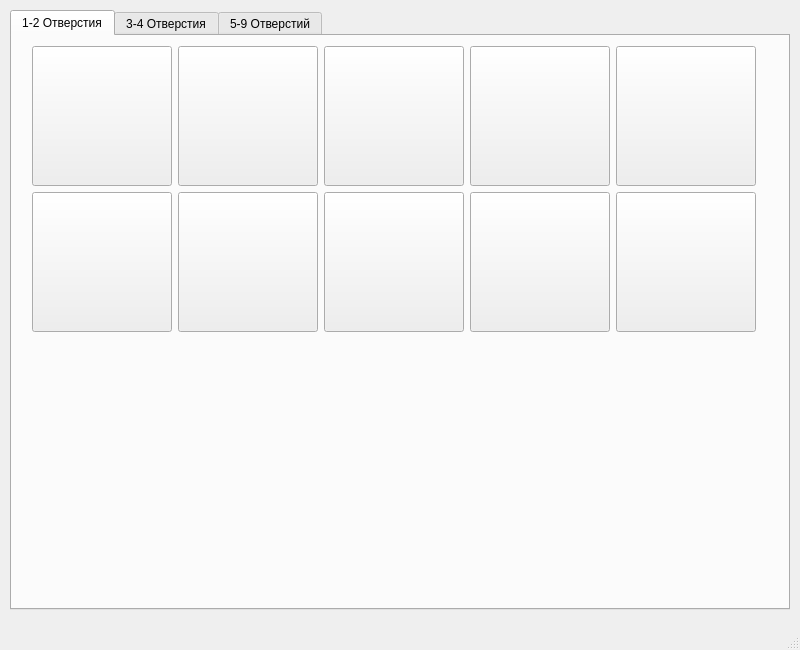
<?xml version="1.0" encoding="UTF-8"?>
<ui version="4.0">
 <class>MainWindow</class>
 <widget class="QMainWindow" name="MainWindow">
  <property name="geometry">
   <rect>
    <x>0</x>
    <y>0</y>
    <width>800</width>
    <height>650</height>
   </rect>
  </property>
  <property name="sizePolicy">
   <sizepolicy hsizetype="Fixed" vsizetype="Fixed">
    <horstretch>0</horstretch>
    <verstretch>0</verstretch>
   </sizepolicy>
  </property>
  <property name="minimumSize">
   <size>
    <width>800</width>
    <height>650</height>
   </size>
  </property>
  <property name="maximumSize">
   <size>
    <width>800</width>
    <height>650</height>
   </size>
  </property>
  <property name="windowTitle">
   <string>Подпятник v0.6</string>
  </property>
  <property name="windowIcon">
   <iconset>
    <normaloff>../pics/main/F-3.jpg</normaloff>../pics/main/F-3.jpg</iconset>
  </property>
  <widget class="QWidget" name="centralwidget">
   <property name="enabled">
    <bool>true</bool>
   </property>
   <widget class="QTabWidget" name="tabWidget">
    <property name="geometry">
     <rect>
      <x>10</x>
      <y>10</y>
      <width>780</width>
      <height>600</height>
     </rect>
    </property>
    <property name="sizePolicy">
     <sizepolicy hsizetype="Fixed" vsizetype="Fixed">
      <horstretch>0</horstretch>
      <verstretch>0</verstretch>
     </sizepolicy>
    </property>
    <property name="tabPosition">
     <enum>QTabWidget::North</enum>
    </property>
    <property name="tabShape">
     <enum>QTabWidget::Rounded</enum>
    </property>
    <property name="currentIndex">
     <number>0</number>
    </property>
    <property name="documentMode">
     <bool>false</bool>
    </property>
    <property name="tabsClosable">
     <bool>false</bool>
    </property>
    <property name="tabBarAutoHide">
     <bool>false</bool>
    </property>
    <widget class="QWidget" name="tab_1">
     <attribute name="title">
      <string>1-2 Отверстия</string>
     </attribute>
     <widget class="QWidget" name="gridLayoutWidget">
      <property name="geometry">
       <rect>
        <x>20</x>
        <y>10</y>
        <width>726</width>
        <height>288</height>
       </rect>
      </property>
      <layout class="QGridLayout" name="gridLayout">
       <item row="0" column="1">
        <widget class="QPushButton" name="pushButton_1_2">
         <property name="minimumSize">
          <size>
           <width>140</width>
           <height>140</height>
          </size>
         </property>
         <property name="maximumSize">
          <size>
           <width>140</width>
           <height>140</height>
          </size>
         </property>
         <property name="text">
          <string/>
         </property>
         <property name="icon">
          <iconset>
           <normaloff>../pics/thumbs/1-2.jpg</normaloff>../pics/thumbs/1-2.jpg</iconset>
         </property>
         <property name="iconSize">
          <size>
           <width>130</width>
           <height>130</height>
          </size>
         </property>
         <property name="flat">
          <bool>false</bool>
         </property>
        </widget>
       </item>
       <item row="0" column="2">
        <widget class="QPushButton" name="pushButton_R1">
         <property name="minimumSize">
          <size>
           <width>140</width>
           <height>140</height>
          </size>
         </property>
         <property name="maximumSize">
          <size>
           <width>140</width>
           <height>140</height>
          </size>
         </property>
         <property name="text">
          <string/>
         </property>
         <property name="icon">
          <iconset>
           <normaloff>../pics/thumbs/R-1.jpg</normaloff>../pics/thumbs/R-1.jpg</iconset>
         </property>
         <property name="iconSize">
          <size>
           <width>130</width>
           <height>130</height>
          </size>
         </property>
         <property name="flat">
          <bool>false</bool>
         </property>
        </widget>
       </item>
       <item row="0" column="3">
        <widget class="QPushButton" name="pushButton_2_1">
         <property name="minimumSize">
          <size>
           <width>140</width>
           <height>140</height>
          </size>
         </property>
         <property name="maximumSize">
          <size>
           <width>140</width>
           <height>140</height>
          </size>
         </property>
         <property name="icon">
          <iconset>
           <normaloff>../pics/thumbs/2-1.jpg</normaloff>../pics/thumbs/2-1.jpg</iconset>
         </property>
         <property name="iconSize">
          <size>
           <width>130</width>
           <height>130</height>
          </size>
         </property>
         <property name="flat">
          <bool>false</bool>
         </property>
        </widget>
       </item>
       <item row="0" column="4">
        <widget class="QPushButton" name="pushButton_2_2">
         <property name="minimumSize">
          <size>
           <width>140</width>
           <height>140</height>
          </size>
         </property>
         <property name="maximumSize">
          <size>
           <width>140</width>
           <height>140</height>
          </size>
         </property>
         <property name="icon">
          <iconset>
           <normaloff>../pics/thumbs/2-2.jpg</normaloff>../pics/thumbs/2-2.jpg</iconset>
         </property>
         <property name="iconSize">
          <size>
           <width>130</width>
           <height>130</height>
          </size>
         </property>
         <property name="flat">
          <bool>false</bool>
         </property>
        </widget>
       </item>
       <item row="0" column="0">
        <widget class="QPushButton" name="pushButton_1_1">
         <property name="sizePolicy">
          <sizepolicy hsizetype="Fixed" vsizetype="Fixed">
           <horstretch>0</horstretch>
           <verstretch>0</verstretch>
          </sizepolicy>
         </property>
         <property name="minimumSize">
          <size>
           <width>140</width>
           <height>140</height>
          </size>
         </property>
         <property name="maximumSize">
          <size>
           <width>140</width>
           <height>140</height>
          </size>
         </property>
         <property name="sizeIncrement">
          <size>
           <width>0</width>
           <height>0</height>
          </size>
         </property>
         <property name="text">
          <string/>
         </property>
         <property name="icon">
          <iconset>
           <normaloff>../pics/thumbs/1-1.jpg</normaloff>../pics/thumbs/1-1.jpg</iconset>
         </property>
         <property name="iconSize">
          <size>
           <width>130</width>
           <height>130</height>
          </size>
         </property>
         <property name="flat">
          <bool>false</bool>
         </property>
        </widget>
       </item>
       <item row="1" column="0">
        <widget class="QPushButton" name="pushButton_F1">
         <property name="minimumSize">
          <size>
           <width>140</width>
           <height>140</height>
          </size>
         </property>
         <property name="maximumSize">
          <size>
           <width>140</width>
           <height>140</height>
          </size>
         </property>
         <property name="icon">
          <iconset>
           <normaloff>../pics/thumbs/F-1.jpg</normaloff>../pics/thumbs/F-1.jpg</iconset>
         </property>
         <property name="iconSize">
          <size>
           <width>130</width>
           <height>130</height>
          </size>
         </property>
         <property name="flat">
          <bool>false</bool>
         </property>
        </widget>
       </item>
       <item row="1" column="1">
        <widget class="QPushButton" name="pushButton_F2">
         <property name="minimumSize">
          <size>
           <width>140</width>
           <height>140</height>
          </size>
         </property>
         <property name="maximumSize">
          <size>
           <width>140</width>
           <height>140</height>
          </size>
         </property>
         <property name="icon">
          <iconset>
           <normaloff>../pics/thumbs/F-2.jpg</normaloff>../pics/thumbs/F-2.jpg</iconset>
         </property>
         <property name="iconSize">
          <size>
           <width>130</width>
           <height>130</height>
          </size>
         </property>
         <property name="flat">
          <bool>false</bool>
         </property>
        </widget>
       </item>
       <item row="1" column="2">
        <widget class="QPushButton" name="pushButton_F3">
         <property name="minimumSize">
          <size>
           <width>140</width>
           <height>140</height>
          </size>
         </property>
         <property name="maximumSize">
          <size>
           <width>140</width>
           <height>140</height>
          </size>
         </property>
         <property name="icon">
          <iconset>
           <normaloff>../pics/thumbs/F-3.jpg</normaloff>../pics/thumbs/F-3.jpg</iconset>
         </property>
         <property name="iconSize">
          <size>
           <width>130</width>
           <height>130</height>
          </size>
         </property>
         <property name="flat">
          <bool>false</bool>
         </property>
        </widget>
       </item>
       <item row="1" column="3">
        <widget class="QPushButton" name="pushButton_F4">
         <property name="minimumSize">
          <size>
           <width>140</width>
           <height>140</height>
          </size>
         </property>
         <property name="maximumSize">
          <size>
           <width>140</width>
           <height>140</height>
          </size>
         </property>
         <property name="icon">
          <iconset>
           <normaloff>../pics/thumbs/F-4.jpg</normaloff>../pics/thumbs/F-4.jpg</iconset>
         </property>
         <property name="iconSize">
          <size>
           <width>130</width>
           <height>130</height>
          </size>
         </property>
         <property name="flat">
          <bool>false</bool>
         </property>
        </widget>
       </item>
       <item row="1" column="4">
        <widget class="QPushButton" name="pushButton_R4">
         <property name="minimumSize">
          <size>
           <width>140</width>
           <height>140</height>
          </size>
         </property>
         <property name="maximumSize">
          <size>
           <width>140</width>
           <height>140</height>
          </size>
         </property>
         <property name="icon">
          <iconset>
           <normaloff>../pics/thumbs/R-4.jpg</normaloff>../pics/thumbs/R-4.jpg</iconset>
         </property>
         <property name="iconSize">
          <size>
           <width>130</width>
           <height>130</height>
          </size>
         </property>
         <property name="flat">
          <bool>false</bool>
         </property>
        </widget>
       </item>
      </layout>
     </widget>
    </widget>
    <widget class="QWidget" name="tab_2">
     <attribute name="title">
      <string>3-4 Отверстия</string>
     </attribute>
     <widget class="QWidget" name="gridLayoutWidget_2">
      <property name="geometry">
       <rect>
        <x>20</x>
        <y>10</y>
        <width>726</width>
        <height>434</height>
       </rect>
      </property>
      <layout class="QGridLayout" name="gridLayout_2">
       <item row="0" column="1">
        <widget class="QPushButton" name="pushButton_3_2">
         <property name="minimumSize">
          <size>
           <width>140</width>
           <height>140</height>
          </size>
         </property>
         <property name="maximumSize">
          <size>
           <width>140</width>
           <height>140</height>
          </size>
         </property>
         <property name="text">
          <string/>
         </property>
         <property name="icon">
          <iconset>
           <normaloff>../pics/thumbs/3-2.jpg</normaloff>../pics/thumbs/3-2.jpg</iconset>
         </property>
         <property name="iconSize">
          <size>
           <width>130</width>
           <height>130</height>
          </size>
         </property>
         <property name="flat">
          <bool>false</bool>
         </property>
        </widget>
       </item>
       <item row="1" column="3">
        <widget class="QPushButton" name="pushButton_4_2">
         <property name="minimumSize">
          <size>
           <width>140</width>
           <height>140</height>
          </size>
         </property>
         <property name="maximumSize">
          <size>
           <width>140</width>
           <height>140</height>
          </size>
         </property>
         <property name="icon">
          <iconset>
           <normaloff>../pics/thumbs/4-2.jpg</normaloff>../pics/thumbs/4-2.jpg</iconset>
         </property>
         <property name="iconSize">
          <size>
           <width>130</width>
           <height>130</height>
          </size>
         </property>
         <property name="flat">
          <bool>false</bool>
         </property>
        </widget>
       </item>
       <item row="0" column="2">
        <widget class="QPushButton" name="pushButton_3_3">
         <property name="minimumSize">
          <size>
           <width>140</width>
           <height>140</height>
          </size>
         </property>
         <property name="maximumSize">
          <size>
           <width>140</width>
           <height>140</height>
          </size>
         </property>
         <property name="text">
          <string/>
         </property>
         <property name="icon">
          <iconset>
           <normaloff>../pics/thumbs/3-3.jpg</normaloff>../pics/thumbs/3-3.jpg</iconset>
         </property>
         <property name="iconSize">
          <size>
           <width>130</width>
           <height>130</height>
          </size>
         </property>
         <property name="flat">
          <bool>false</bool>
         </property>
        </widget>
       </item>
       <item row="0" column="3">
        <widget class="QPushButton" name="pushButton_3_4">
         <property name="minimumSize">
          <size>
           <width>140</width>
           <height>140</height>
          </size>
         </property>
         <property name="maximumSize">
          <size>
           <width>140</width>
           <height>140</height>
          </size>
         </property>
         <property name="icon">
          <iconset>
           <normaloff>../pics/thumbs/3-4.jpg</normaloff>../pics/thumbs/3-4.jpg</iconset>
         </property>
         <property name="iconSize">
          <size>
           <width>130</width>
           <height>130</height>
          </size>
         </property>
         <property name="flat">
          <bool>false</bool>
         </property>
        </widget>
       </item>
       <item row="0" column="0">
        <widget class="QPushButton" name="pushButton_3_1">
         <property name="sizePolicy">
          <sizepolicy hsizetype="Fixed" vsizetype="Fixed">
           <horstretch>0</horstretch>
           <verstretch>0</verstretch>
          </sizepolicy>
         </property>
         <property name="minimumSize">
          <size>
           <width>140</width>
           <height>140</height>
          </size>
         </property>
         <property name="maximumSize">
          <size>
           <width>140</width>
           <height>140</height>
          </size>
         </property>
         <property name="sizeIncrement">
          <size>
           <width>0</width>
           <height>0</height>
          </size>
         </property>
         <property name="text">
          <string/>
         </property>
         <property name="icon">
          <iconset>
           <normaloff>../pics/thumbs/3-1.jpg</normaloff>../pics/thumbs/3-1.jpg</iconset>
         </property>
         <property name="iconSize">
          <size>
           <width>130</width>
           <height>130</height>
          </size>
         </property>
         <property name="flat">
          <bool>false</bool>
         </property>
        </widget>
       </item>
       <item row="1" column="1">
        <widget class="QPushButton" name="pushButton_R3">
         <property name="minimumSize">
          <size>
           <width>140</width>
           <height>140</height>
          </size>
         </property>
         <property name="maximumSize">
          <size>
           <width>140</width>
           <height>140</height>
          </size>
         </property>
         <property name="icon">
          <iconset>
           <normaloff>../pics/thumbs/R-3.jpg</normaloff>../pics/thumbs/R-3.jpg</iconset>
         </property>
         <property name="iconSize">
          <size>
           <width>130</width>
           <height>130</height>
          </size>
         </property>
         <property name="flat">
          <bool>false</bool>
         </property>
        </widget>
       </item>
       <item row="1" column="0">
        <widget class="QPushButton" name="pushButton_R2">
         <property name="minimumSize">
          <size>
           <width>140</width>
           <height>140</height>
          </size>
         </property>
         <property name="maximumSize">
          <size>
           <width>140</width>
           <height>140</height>
          </size>
         </property>
         <property name="icon">
          <iconset>
           <normaloff>../pics/thumbs/R-2.jpg</normaloff>../pics/thumbs/R-2.jpg</iconset>
         </property>
         <property name="iconSize">
          <size>
           <width>130</width>
           <height>130</height>
          </size>
         </property>
         <property name="flat">
          <bool>false</bool>
         </property>
        </widget>
       </item>
       <item row="1" column="4">
        <widget class="QPushButton" name="pushButton_4_3">
         <property name="minimumSize">
          <size>
           <width>140</width>
           <height>140</height>
          </size>
         </property>
         <property name="maximumSize">
          <size>
           <width>140</width>
           <height>140</height>
          </size>
         </property>
         <property name="icon">
          <iconset>
           <normaloff>../pics/thumbs/4-3.jpg</normaloff>../pics/thumbs/4-3.jpg</iconset>
         </property>
         <property name="iconSize">
          <size>
           <width>130</width>
           <height>130</height>
          </size>
         </property>
         <property name="flat">
          <bool>false</bool>
         </property>
        </widget>
       </item>
       <item row="1" column="2">
        <widget class="QPushButton" name="pushButton_4_1">
         <property name="minimumSize">
          <size>
           <width>140</width>
           <height>140</height>
          </size>
         </property>
         <property name="maximumSize">
          <size>
           <width>140</width>
           <height>140</height>
          </size>
         </property>
         <property name="icon">
          <iconset>
           <normaloff>../pics/thumbs/4-1.jpg</normaloff>../pics/thumbs/4-1.jpg</iconset>
         </property>
         <property name="iconSize">
          <size>
           <width>130</width>
           <height>130</height>
          </size>
         </property>
         <property name="flat">
          <bool>false</bool>
         </property>
        </widget>
       </item>
       <item row="0" column="4">
        <widget class="QPushButton" name="pushButton_F5">
         <property name="minimumSize">
          <size>
           <width>140</width>
           <height>140</height>
          </size>
         </property>
         <property name="maximumSize">
          <size>
           <width>140</width>
           <height>140</height>
          </size>
         </property>
         <property name="icon">
          <iconset>
           <normaloff>../pics/thumbs/F-5.jpg</normaloff>../pics/thumbs/F-5.jpg</iconset>
         </property>
         <property name="iconSize">
          <size>
           <width>130</width>
           <height>130</height>
          </size>
         </property>
         <property name="flat">
          <bool>false</bool>
         </property>
        </widget>
       </item>
       <item row="2" column="0">
        <widget class="QPushButton" name="pushButton_F6">
         <property name="minimumSize">
          <size>
           <width>140</width>
           <height>140</height>
          </size>
         </property>
         <property name="maximumSize">
          <size>
           <width>140</width>
           <height>140</height>
          </size>
         </property>
         <property name="icon">
          <iconset>
           <normaloff>../pics/thumbs/F-6.jpg</normaloff>../pics/thumbs/F-6.jpg</iconset>
         </property>
         <property name="iconSize">
          <size>
           <width>130</width>
           <height>130</height>
          </size>
         </property>
         <property name="flat">
          <bool>false</bool>
         </property>
        </widget>
       </item>
       <item row="2" column="1">
        <widget class="QPushButton" name="pushButton_F7">
         <property name="minimumSize">
          <size>
           <width>140</width>
           <height>140</height>
          </size>
         </property>
         <property name="maximumSize">
          <size>
           <width>140</width>
           <height>140</height>
          </size>
         </property>
         <property name="icon">
          <iconset>
           <normaloff>../pics/thumbs/F-7.jpg</normaloff>../pics/thumbs/F-7.jpg</iconset>
         </property>
         <property name="iconSize">
          <size>
           <width>130</width>
           <height>130</height>
          </size>
         </property>
         <property name="flat">
          <bool>false</bool>
         </property>
        </widget>
       </item>
      </layout>
     </widget>
    </widget>
    <widget class="QWidget" name="tab_3">
     <attribute name="title">
      <string>5-9 Отверстий</string>
     </attribute>
     <widget class="QWidget" name="gridLayoutWidget_3">
      <property name="geometry">
       <rect>
        <x>20</x>
        <y>10</y>
        <width>726</width>
        <height>288</height>
       </rect>
      </property>
      <layout class="QGridLayout" name="gridLayout_3">
       <item row="0" column="0">
        <widget class="QPushButton" name="pushButton_5_1">
         <property name="sizePolicy">
          <sizepolicy hsizetype="Fixed" vsizetype="Fixed">
           <horstretch>0</horstretch>
           <verstretch>0</verstretch>
          </sizepolicy>
         </property>
         <property name="minimumSize">
          <size>
           <width>140</width>
           <height>140</height>
          </size>
         </property>
         <property name="maximumSize">
          <size>
           <width>140</width>
           <height>140</height>
          </size>
         </property>
         <property name="sizeIncrement">
          <size>
           <width>0</width>
           <height>0</height>
          </size>
         </property>
         <property name="text">
          <string/>
         </property>
         <property name="icon">
          <iconset>
           <normaloff>../pics/thumbs/5-1.jpg</normaloff>../pics/thumbs/5-1.jpg</iconset>
         </property>
         <property name="iconSize">
          <size>
           <width>130</width>
           <height>130</height>
          </size>
         </property>
         <property name="flat">
          <bool>false</bool>
         </property>
        </widget>
       </item>
       <item row="0" column="1">
        <widget class="QPushButton" name="pushButton_6_1">
         <property name="minimumSize">
          <size>
           <width>140</width>
           <height>140</height>
          </size>
         </property>
         <property name="maximumSize">
          <size>
           <width>140</width>
           <height>140</height>
          </size>
         </property>
         <property name="text">
          <string/>
         </property>
         <property name="icon">
          <iconset>
           <normaloff>../pics/thumbs/6-1.jpg</normaloff>../pics/thumbs/6-1.jpg</iconset>
         </property>
         <property name="iconSize">
          <size>
           <width>130</width>
           <height>130</height>
          </size>
         </property>
         <property name="flat">
          <bool>false</bool>
         </property>
        </widget>
       </item>
       <item row="0" column="2">
        <widget class="QPushButton" name="pushButton_6_2">
         <property name="minimumSize">
          <size>
           <width>140</width>
           <height>140</height>
          </size>
         </property>
         <property name="maximumSize">
          <size>
           <width>140</width>
           <height>140</height>
          </size>
         </property>
         <property name="text">
          <string/>
         </property>
         <property name="icon">
          <iconset>
           <normaloff>../pics/thumbs/6-2.jpg</normaloff>../pics/thumbs/6-2.jpg</iconset>
         </property>
         <property name="iconSize">
          <size>
           <width>130</width>
           <height>130</height>
          </size>
         </property>
         <property name="flat">
          <bool>false</bool>
         </property>
        </widget>
       </item>
       <item row="0" column="3">
        <widget class="QPushButton" name="pushButton_9_1">
         <property name="minimumSize">
          <size>
           <width>140</width>
           <height>140</height>
          </size>
         </property>
         <property name="maximumSize">
          <size>
           <width>140</width>
           <height>140</height>
          </size>
         </property>
         <property name="icon">
          <iconset>
           <normaloff>../pics/thumbs/9-1.jpg</normaloff>../pics/thumbs/9-1.jpg</iconset>
         </property>
         <property name="iconSize">
          <size>
           <width>130</width>
           <height>130</height>
          </size>
         </property>
         <property name="flat">
          <bool>false</bool>
         </property>
        </widget>
       </item>
       <item row="1" column="0">
        <spacer name="verticalSpacer">
         <property name="orientation">
          <enum>Qt::Vertical</enum>
         </property>
         <property name="sizeHint" stdset="0">
          <size>
           <width>20</width>
           <height>40</height>
          </size>
         </property>
        </spacer>
       </item>
       <item row="0" column="4">
        <spacer name="horizontalSpacer">
         <property name="orientation">
          <enum>Qt::Horizontal</enum>
         </property>
         <property name="sizeHint" stdset="0">
          <size>
           <width>40</width>
           <height>20</height>
          </size>
         </property>
        </spacer>
       </item>
      </layout>
     </widget>
    </widget>
   </widget>
  </widget>
  <widget class="QMenuBar" name="menubar">
   <property name="geometry">
    <rect>
     <x>0</x>
     <y>0</y>
     <width>800</width>
     <height>21</height>
    </rect>
   </property>
  </widget>
  <widget class="QStatusBar" name="statusbar"/>
 </widget>
 <resources/>
 <connections/>
</ui>
